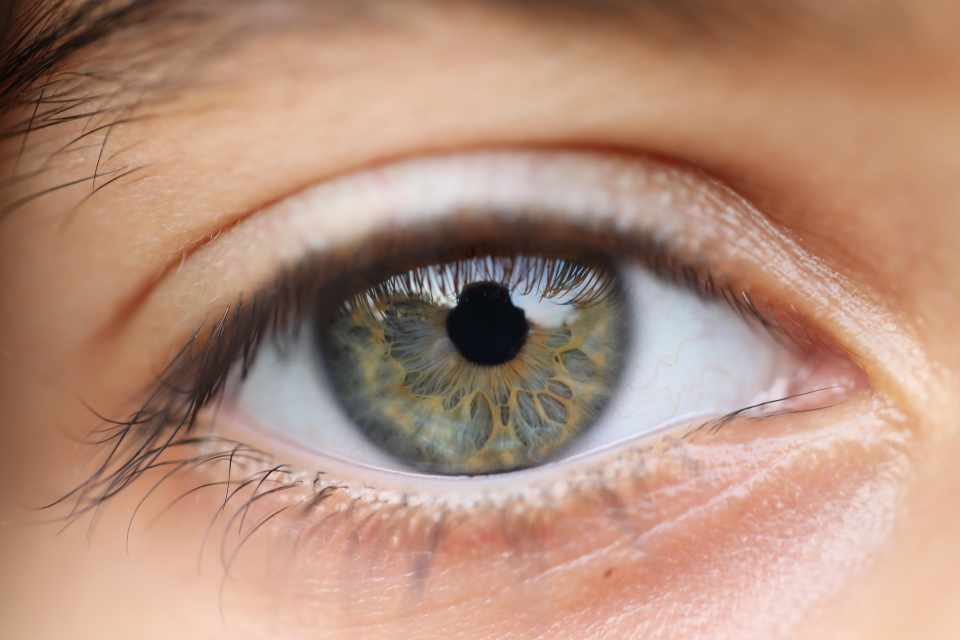
#> input picture assets/centered_eye_source.jpg, 1920 x 1280 px (shown at 1/2 size)
$ python prepare_asset.py ../assets/centered_eye_source.jpg
#> lines starting #> are read from the running program, lines starting #| are printed output that depends on the picture
import cv2
import numpy as np
import json
import os
import argparse

# --- ARGUMENT PARSING ---
parser = argparse.ArgumentParser(description="Prepare an image asset for Droste Effect.")
parser.add_argument('input', help="Path to the raw image file (e.g., assets/shrek.jpg)")
args = parser.parse_args()

PREPROCESSED_DIR = 'preprocessed'
if not os.path.exists(PREPROCESSED_DIR):
    os.makedirs(PREPROCESSED_DIR)

# --- CONFIG ---
INPUT_PATH = args.input # Now using the path passed via command line
file_base = os.path.splitext(os.path.basename(INPUT_PATH))[0]
OUTPUT_PATH = os.path.join(PREPROCESSED_DIR, f"{file_base}.png")
JSON_PATH = 'assets/transform_config.json'

def nothing(x): pass

# Global-ish state for the callback
state = {
    'pad': 0,
    'm': 0,
    'cx': 0,
    'cy': 0,
    'w': 0,
    'h': 0
}

def handle_click(event, x, y, flags, param):
    if event == cv2.EVENT_LBUTTONDOWN:
        # Calculate where the top-left corner of the CURRENT crop is in padded space
        top_left_x = state['cx'] - state['m']
        top_left_y = state['cy'] - state['m']

        # New center in padded space = top_left + mouse_click
        new_cx_padded = top_left_x + x
        new_cy_padded = top_left_y + y

        # Convert back to raw image space (subtract padding)
        new_raw_x = new_cx_padded - state['pad']
        new_raw_y = new_cy_padded - state['pad']

        # Constrain to trackbar limits to prevent crashes
        new_raw_x = max(0, min(state['w'], new_raw_x))
        new_raw_y = max(0, min(state['h'], new_raw_y))

        cv2.setTrackbarPos('Center X', 'Droste Pre-processor', int(new_raw_x))
        cv2.setTrackbarPos('Center Y', 'Droste Pre-processor', int(new_raw_y))

img = cv2.imread(INPUT_PATH, cv2.IMREAD_UNCHANGED)
#> img is the input picture: shape (1280, 1920, 3); mean B, G, R 123.9, 142.7, 179.1
if img is None:
    print(f"Error: {INPUT_PATH} not found."); exit()

if img.shape[2] == 3:
    img = cv2.cvtColor(img, cv2.COLOR_BGR2BGRA)
#> img: shape (1280, 1920, 4)

h, w = img.shape[:2]
#> h = 1280; w = 1920
pad = max(h, w)
#> pad = 1920
padded_img = cv2.copyMakeBorder(img, pad, pad, pad, pad, cv2.BORDER_CONSTANT, value=[0,0,0,0])

# Initialize state
state['w'], state['h'], state['pad'] = w, h, pad

cv2.namedWindow('Droste Pre-processor', cv2.WINDOW_NORMAL)
cv2.createTrackbar('Center X', 'Droste Pre-processor', w//2, w, nothing)
cv2.createTrackbar('Center Y', 'Droste Pre-processor', h//2, h, nothing)
cv2.createTrackbar('Diameter', 'Droste Pre-processor', min(h, w)//2, min(h, w), nothing)
cv2.createTrackbar('Scale %', 'Droste Pre-processor', 15, 100, nothing)

cv2.setMouseCallback('Droste Pre-processor', handle_click)

print("\n--- CONTROLS ---")
print("CLICK: Set Center Point")
print("ARROWS: Fine-tune (1px) | SHIFT + ARROWS: Move 10px")
print("'S': Save and Purge | 'Q': Quit")

while True:
    cx_raw = cv2.getTrackbarPos('Center X', 'Droste Pre-processor')
    cy_raw = cv2.getTrackbarPos('Center Y', 'Droste Pre-processor')
    diam = max(10, cv2.getTrackbarPos('Diameter', 'Droste Pre-processor'))
    scale = cv2.getTrackbarPos('Scale %', 'Droste Pre-processor') / 100.0

    # Update global state for the click handler
    state['cx'], state['cy'] = cx_raw + pad, cy_raw + pad
    state['m'] = int(diam * 0.7) # Current zoom margin

    cx, cy, m = state['cx'], state['cy'], state['m']
#> cx = 2880; cy = 2560; m = 448
    r = diam // 2

    display = padded_img.copy()
    cv2.circle(display, (cx, cy), r, (0, 255, 0), 4)
    cv2.circle(display, (cx, cy), int(r * scale), (0, 0, 255), 2)

    # Final display view
    crop_view = display[cy-m:cy+m, cx-m:cx+m]
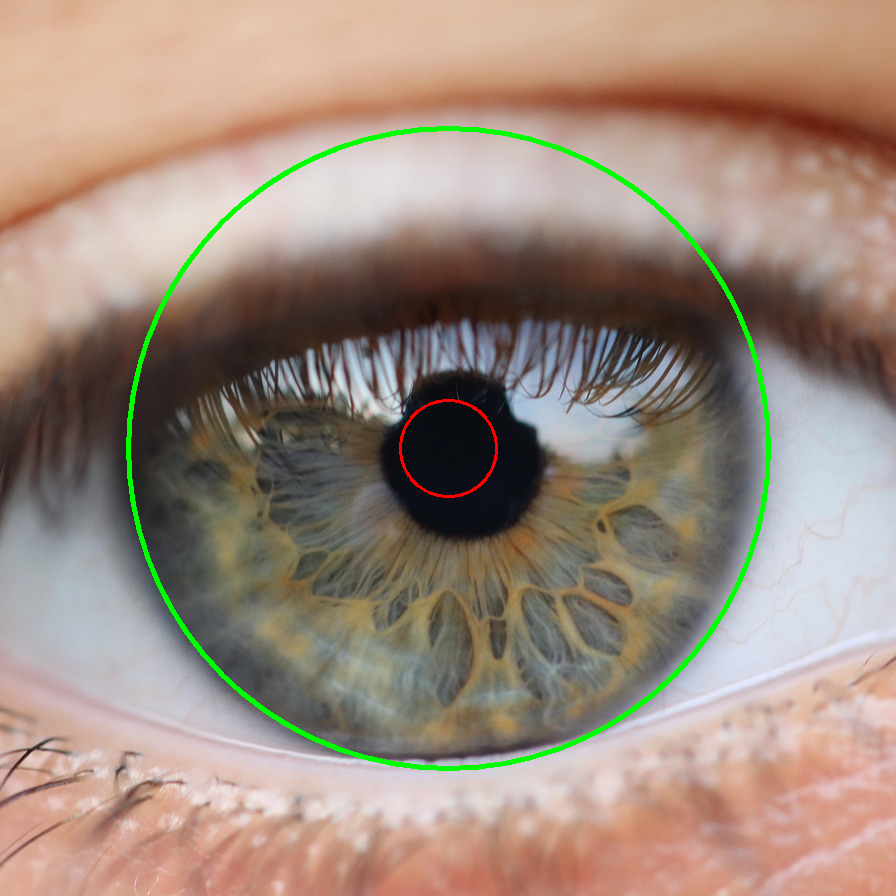
#> crop_view: shape (896, 896, 4); mean of channels 0, 1, 2, 3 125.4, 138.8, 156.8, 251.5; drawn as B, G, R
    cv2.imshow('Droste Pre-processor', crop_view)

    # Use waitKeyEx to catch Arrow Keys properly
    key = cv2.waitKeyEx(1)
#> (key q is pressed here)

    # Detect if Shift (or other modifiers) are held for 10px steps
    # Note: 0x10000 is a common flag for Shift in waitKeyEx
    step = 10 if (key & 0x10000) else 1

    # Standard Arrow Key Codes (Platform dependent, common codes included)
    if key in [63232, 2490368, 82]: # UP
        cv2.setTrackbarPos('Center Y', 'Droste Pre-processor', cy_raw - step)
    elif key in [63233, 2621440, 84]: # DOWN
        cv2.setTrackbarPos('Center Y', 'Droste Pre-processor', cy_raw + step)
    elif key in [63234, 2424832, 81]: # LEFT
        cv2.setTrackbarPos('Center X', 'Droste Pre-processor', cx_raw - step)
    elif key in [63235, 2555904, 83]: # RIGHT
        cv2.setTrackbarPos('Center X', 'Droste Pre-processor', cx_raw + step)

    # Standard ASCII keys
    elif (key & 0xFF) == ord('q'):
        break
    elif (key & 0xFF) == ord('s'):
        # --- PURGE DATA FIX ---
        square_crop = np.zeros((diam, diam, 4), dtype=np.uint8)
        source_region = padded_img[cy-r:cy+r, cx-r:cx+r]

        # Blit source onto clean canvas
        sh, sw = source_region.shape[:2]
        square_crop[:sh, :sw] = source_region

        # Create mask
        mask = np.zeros((diam, diam), dtype=np.uint8)
        cv2.circle(mask, (diam // 2, diam // 2), r, 255, -1)
        mask = cv2.GaussianBlur(mask, (15, 15), 0)

        # Kill "Ghost" RGB pixels
        for i in range(3):
            square_crop[:, :, i] = (square_crop[:, :, i] * (mask / 255.0)).astype(np.uint8)
        square_crop[:, :, 3] = mask

        inner_dim = int(diam * scale)
        inner_img = cv2.resize(square_crop, (inner_dim, inner_dim), interpolation=cv2.INTER_LANCZOS4)

        final_canvas = square_crop.copy()
        offset = (diam - inner_dim) // 2

        alpha_s = inner_img[:, :, 3:] / 255.0
        src_rgb = inner_img[:, :, :3]
        roi = final_canvas[offset:offset+inner_dim, offset:offset+inner_dim, :3]

        final_canvas[offset:offset+inner_dim, offset:offset+inner_dim, :3] = \
            (src_rgb * alpha_s + roi * (1.0 - alpha_s)).astype(np.uint8)

        cv2.imwrite(OUTPUT_PATH, final_canvas)

        with open(JSON_PATH, 'w') as f:
            json.dump({
                "Outer": diam, "Inner": inner_dim,
                "FocX": diam / 2, "FocY": diam / 2,
                "Ratio": diam / inner_dim,
                "AssetInput": OUTPUT_PATH,
            }, f, indent=4)

        print(f"\nSaved with Purge: {OUTPUT_PATH}")
        break

cv2.destroyAllWindows()
